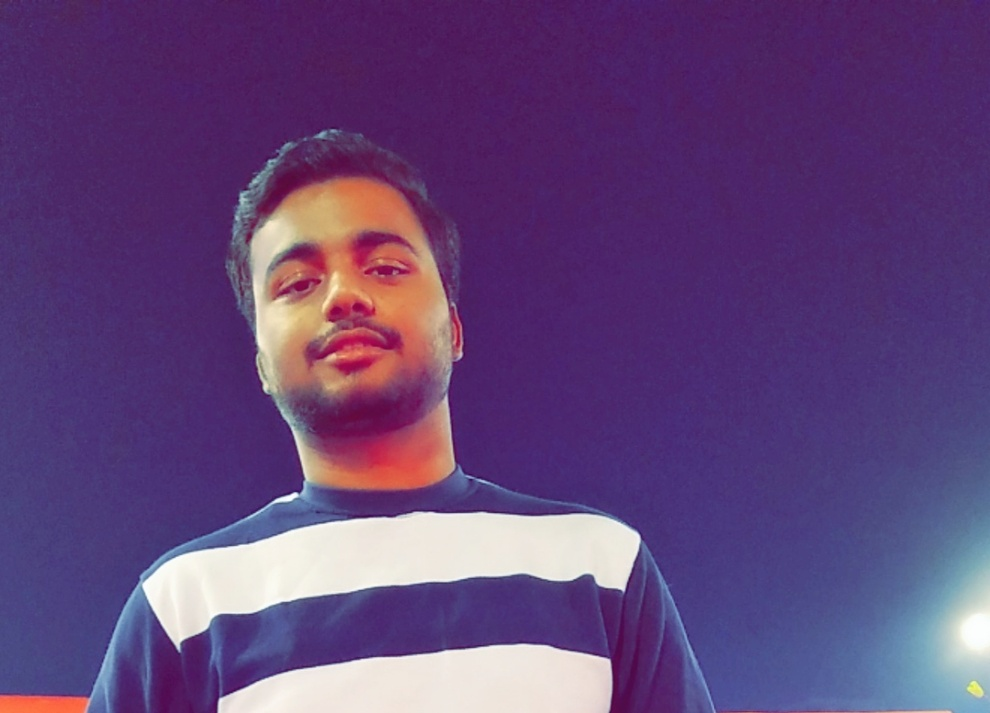
#> input picture Detection-of-Facial-parts-and-Licence-plate/data/shubham.jpg, 990 x 713 px, shrunk from 1232 x 887 before the run
$ jupyter execute --allow-errors 'Face and Eye Detection.ipynb'   (shell and % lines are left out)
#> lines starting #> are read from the running program, lines starting #| are printed output that depends on the picture; after the words box and inside, x2 and y2 are one past the last pixel; in counts of white or black regions, pixels touching at a corner belong together
[cell 1]
import pandas as pd
import numpy as np
import matplotlib.pyplot as plt
import cv2

[cell 2]
test_image=cv2.imread('data/frnds.jpg')
#> (the rest of this cell did not finish here and is left out)

[cell 3]
haar_cascade_face = cv2.CascadeClassifier('data/haarcascades/haarcascade_frontalface_alt2.xml')
#if you have a haarcascades file dwnlded then specify the path else see the below method
# OR
# face_cascade =cv2.CascadeClassifier(cv2.data.haarcascades + "haarcascade_frontalface_default.xml")

#> (a cell that did not finish here is left out)

#> (a cell that did not finish here is left out)

[cell 6]
plt.figure(figsize=(8,12))
#> (the rest of this cell did not finish here and is left out)

[cell 7]
def detect_faces(cascade, test_image, border):
    # create a copy of the image to prevent any changes to the original one.
    image_copy = test_image.copy()

    gray_image = cv2.cvtColor(image_copy, cv2.COLOR_BGR2GRAY)

    faces_rect = cascade.detectMultiScale(gray_image, scaleFactor=1.1, minNeighbors=5)

    for (x, y, w, h) in faces_rect:
        cv2.rectangle(image_copy, (x, y), (x+w, y+h), (0, 255, 0), border)

    return image_copy


def convertToRGB(image):
    return cv2.cvtColor(image, cv2.COLOR_BGR2RGB)

[cell 8]
test_image2 = cv2.imread('data/shubham.jpg')
#> test_image2 is the input picture: shape (713, 990, 3); mean B, G, R 121.9, 69.4, 98.9

#call the function to detect faces
faces = detect_faces(haar_cascade_face, test_image2, 8)
#> in detect_faces, `gray_image = cv2.cvtColor(image_copy, cv2.COLOR_BGR2GRAY)`:
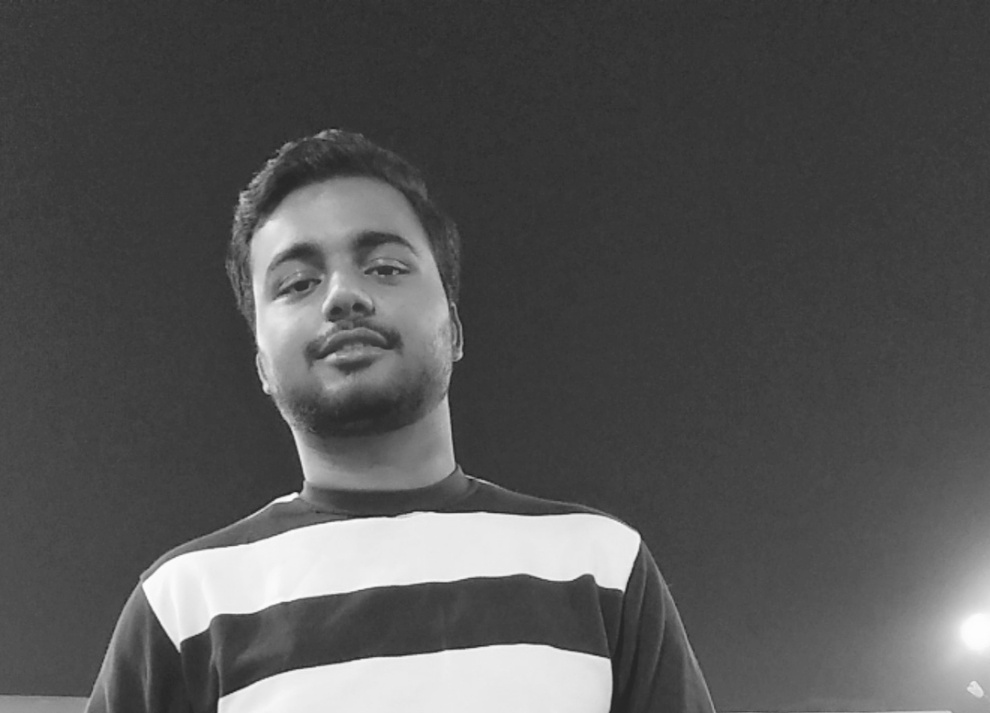
#> gray_image: shape (713, 990); min 29, max 254, mean 84.2
#> in detect_faces, `faces_rect = cascade.detectMultiScale(gray_image, scaleFactor=1.1, min..`: faces_rect = [[217, 168, 253, 253]]
#> the loop in detect_faces, `for (x, y, w, h) in faces_rect:` made 1 pass
#> after the loop in detect_faces, `for (x, y, w, h) in faces_rect:`:
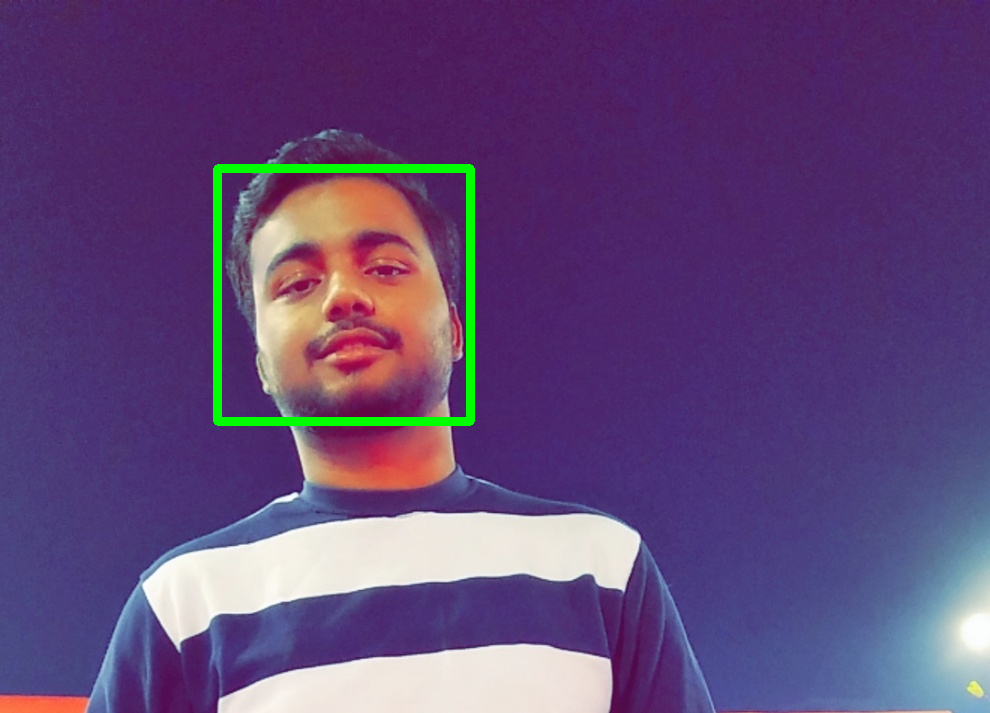
#> image_copy: shape (713, 990, 3); 1.29% of pixels changed, all inside (x1, y1, x2, y2) = (213, 164, 475, 426)

plt.imshow(convertToRGB(faces))

[cell 9]
test_image2 = cv2.imread('data/grp.jpg')
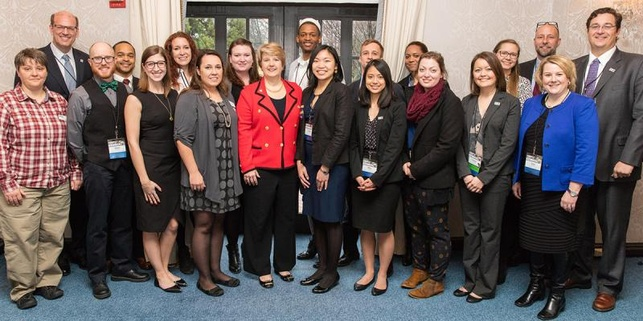
#> input picture Detection-of-Facial-parts-and-Licence-plate/data/grp.jpg, 643 x 321 px, shrunk from 800 x 400 before the run
#> test_image2 is the input picture: shape (321, 643, 3); mean B, G, R 88.3, 89, 101.5

#call the function to detect faces
faces = detect_faces(haar_cascade_face, test_image2, 8)
#> call 2 of detect_faces, with border = 8
#> in detect_faces (call 2), `gray_image = cv2.cvtColor(image_copy, cv2.COLOR_BGR2GRAY)`:
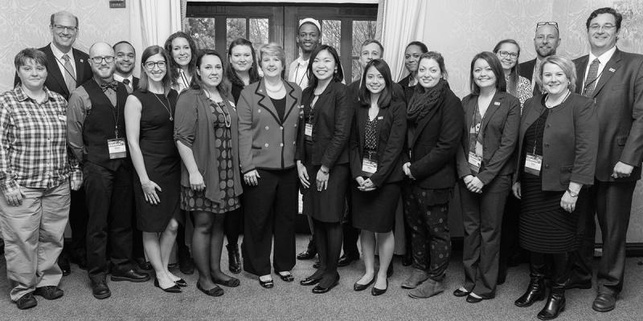
#> gray_image: shape (321, 643); min 0, max 255, mean 92.7
#> in detect_faces (call 2), `faces_rect = cascade.detectMultiScale(gray_image, scaleFactor=1.1, min..`: faces_rect = 18 rows, first 6: [296, 25, 24, 24], [534, 28, 25, 25], [169, 38, 26, 26], [495, 44, 24, 24], [113, 46, 26, 26], [229, 46, 25, 25]
#> the loop in detect_faces (call 2), `for (x, y, w, h) in faces_rect:` made 18 passes
#> (x, y, w, h) on passes 1 to 12: (296, 25, 24, 24), (534, 28, 25, 25), (169, 38, 26, 26), (495, 44, 24, 24), (113, 46, 26, 26), (229, 46, 25, 25), (400, 47, 23, 23), (260, 51, 24, 24), (309, 51, 26, 26), (200, 57, 27, 27), (414, 59, 28, 28), (471, 60, 25, 25)
#> after the loop in detect_faces (call 2), `for (x, y, w, h) in faces_rect:`:
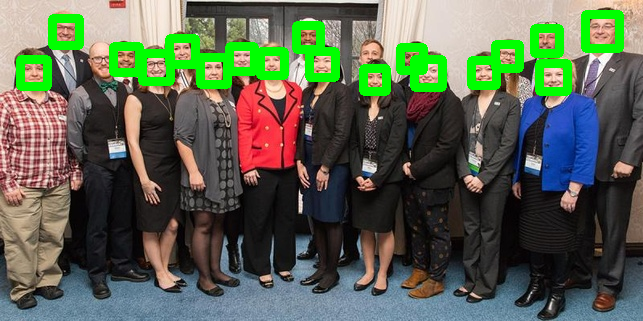
#> image_copy: shape (321, 643, 3); 7.42% of pixels changed, all inside (x1, y1, x2, y2) = (16, 10, 624, 96)

plt.imshow(convertToRGB(faces))

#       Face And Eye Detection

[cell 10]
eye_cascade=cv2.CascadeClassifier(cv2.data.haarcascades+"haarcascade_eye.xml")
# OR
#eye_cascade = cv2.CascadeClassifier('data/haarcascades/haarcascade_eye.xml') if you have
# eye.xml file dwnlded in  the data folder

[cell 11]
img=cv2.imread('data/shubham1.jpg')
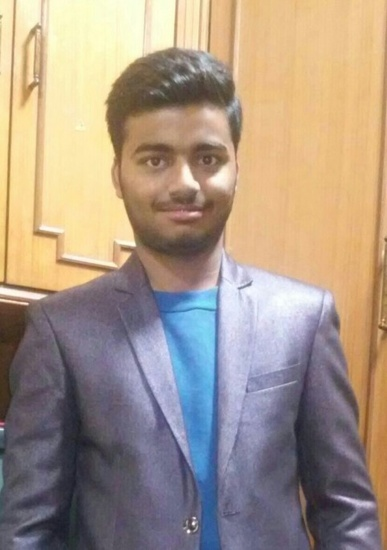
#> input picture Detection-of-Facial-parts-and-Licence-plate/data/shubham1.jpg, 387 x 550 px, shrunk from 482 x 684 before the run
#> img is the input picture: shape (550, 387, 3); mean B, G, R 134.8, 150.4, 167.3
img_gray=cv2.cvtColor(img,cv2.COLOR_BGR2GRAY)
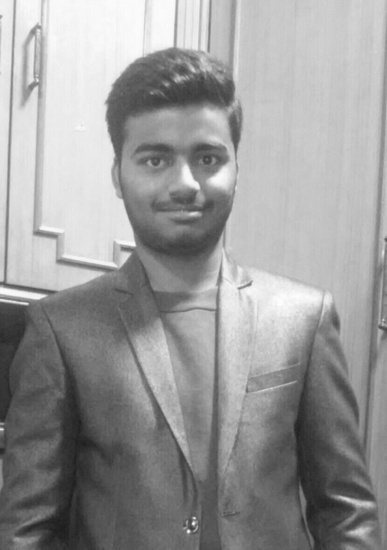
#> img_gray: shape (550, 387); min 29, max 254, mean 153.6
faces=haar_cascade_face.detectMultiScale(img_gray,1.3,5)
#> faces = [[112, 106, 139, 139]]
for x,y,w,h in faces:
    cv2.rectangle(img,(x,y),(x+w,y+h),(0,255,0),8)

    eyes = eye_cascade.detectMultiScale(img_gray)
    for (ex,ey,ew,eh) in eyes:
        cv2.rectangle(img,(ex,ey),(ex+ew,ey+eh),(0,255,0),3)
#> this loop made 1 pass
#> (x, y, w, h, eyes) on pass 1: (112, 106, 139, 139, [[191, 144, 30, 30], [135, 142, 36, 36]])
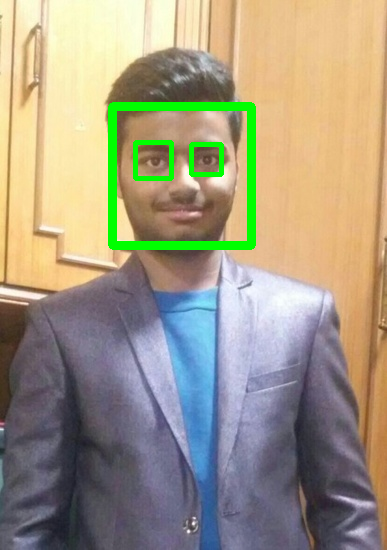
#> img: shape (550, 387, 3); 2.94% of pixels changed, all inside (x1, y1, x2, y2) = (108, 102, 256, 250)

plt.figure(figsize=(7,7))
plt.imshow(convertToRGB(img))
